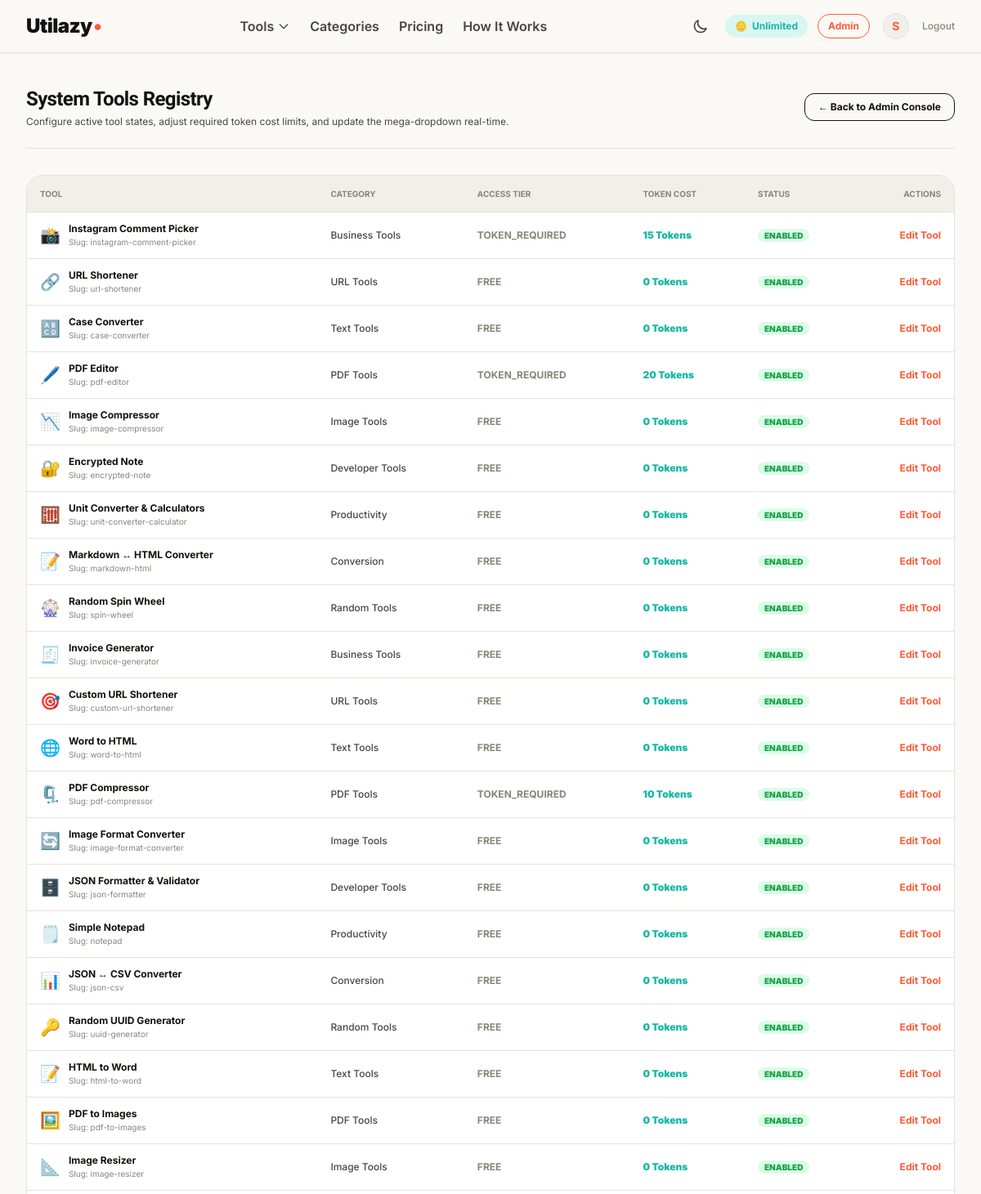
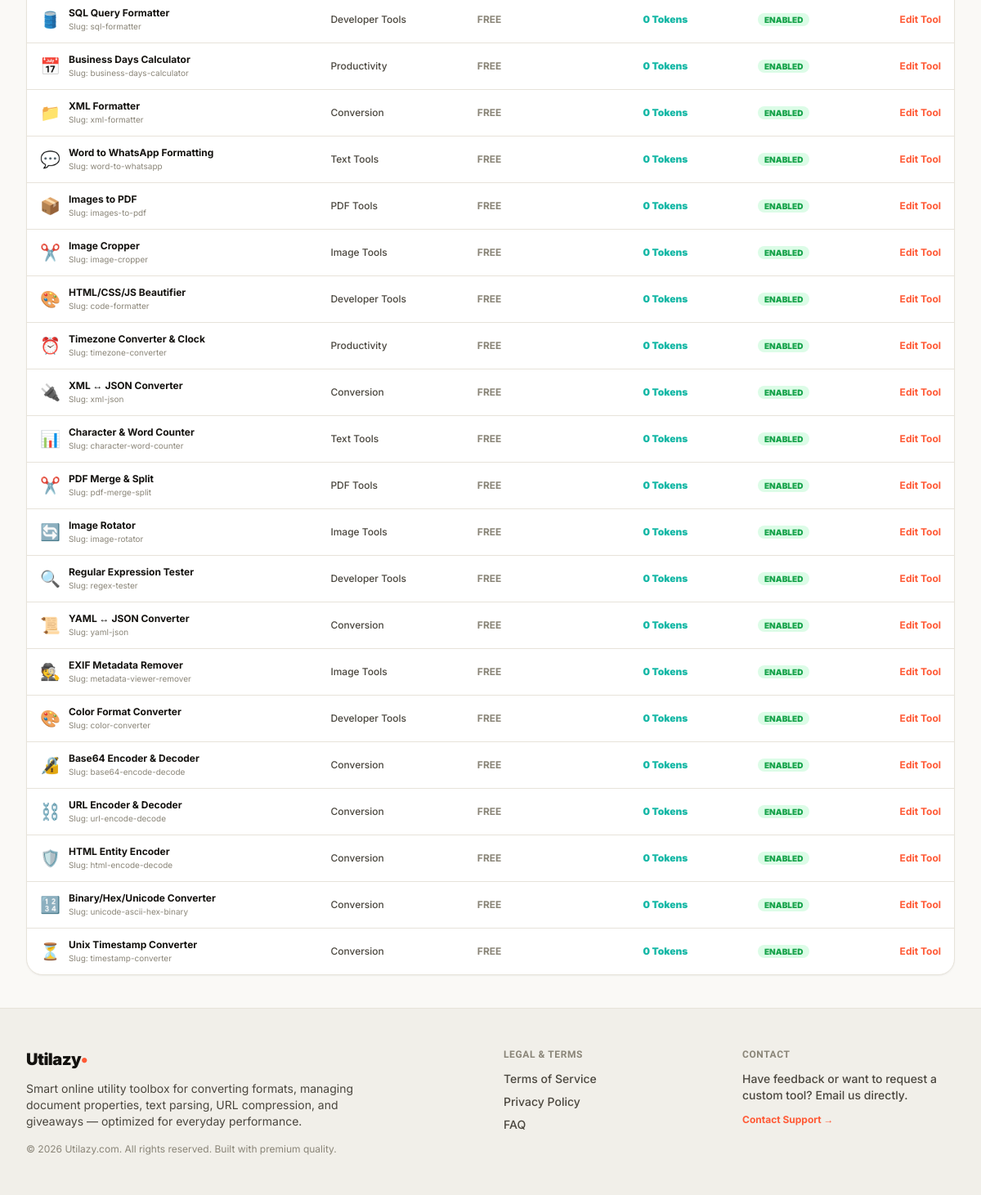
The app's page /admin/tools (signed in) with its own data (2 pictures, top to bottom).
### tables this page shows
CREATE TABLE IF NOT EXISTS `users` (
  `id` INT AUTO_INCREMENT PRIMARY KEY,
  `name` VARCHAR(255) NOT NULL,
  `email` VARCHAR(255) NOT NULL UNIQUE,
  `password_hash` VARCHAR(255) NOT NULL,
  `email_verified_at` TIMESTAMP NULL DEFAULT NULL,
  `google_id` VARCHAR(255) NULL DEFAULT NULL,
  `apple_id` VARCHAR(255) NULL DEFAULT NULL,
  `unlimited_tokens` TINYINT NOT NULL DEFAULT 0,
  `status` VARCHAR(50) NOT NULL DEFAULT 'active',
  `created_at` TIMESTAMP NOT NULL DEFAULT CURRENT_TIMESTAMP,
  `updated_at` TIMESTAMP NOT NULL DEFAULT CURRENT_TIMESTAMP ON UPDATE CURRENT_TIMESTAMP,
  `last_login_at` TIMESTAMP NULL DEFAULT NULL
);

CREATE TABLE IF NOT EXISTS `tools` (
  `id` INT AUTO_INCREMENT PRIMARY KEY,
  `slug` VARCHAR(255) NOT NULL UNIQUE,
  `name` VARCHAR(255) NOT NULL,
  `description` TEXT NOT NULL,
  `category_id` INT NOT NULL,
  `icon` VARCHAR(255) NOT NULL,
  `access_type` VARCHAR(50) NOT NULL DEFAULT 'free',
  `token_cost` INT NOT NULL DEFAULT 0,
  `free_limit` INT NOT NULL DEFAULT 0,
  `enabled` TINYINT NOT NULL DEFAULT 1,
  `featured` TINYINT NOT NULL DEFAULT 0,
  `sort_order` INT NOT NULL DEFAULT 0,
  `created_at` TIMESTAMP NOT NULL DEFAULT CURRENT_TIMESTAMP,
  `updated_at` TIMESTAMP NOT NULL DEFAULT CURRENT_TIMESTAMP ON UPDATE CURRENT_TIMESTAMP,
  FOREIGN KEY (`category_id`) REFERENCES `categories` (`id`) ON DELETE RESTRICT
);

CREATE TABLE IF NOT EXISTS `categories` (
  `id` INT AUTO_INCREMENT PRIMARY KEY,
  `name` VARCHAR(255) NOT NULL,
  `slug` VARCHAR(255) NOT NULL UNIQUE,
  `description` TEXT NULL,
  `icon` VARCHAR(255) NOT NULL,
  `sort_order` INT NOT NULL DEFAULT 0
);

### views/admin/tools.php (the view, shortened to what the rows shown need)
<div class="max-w-7xl mx-auto px-4 sm:px-6 lg:px-8 my-10 space-y-8">
    <div class="flex items-center justify-between border-b border-[var(--color-border)] pb-6">
        <div>
            <h1 class="text-2xl font-black text-[var(--color-ink-900)] tracking-tight">System Tools Registry</h1>
        </div>
    </div>
    <div class="bg-[var(--color-surface)] border border-[var(--color-border)] rounded-[20px] shadow-sm overflow-hidden">
        <div class="overflow-x-auto">
            <table class="w-full text-left border-collapse text-xs">
                <thead>
                    <tr class="border-b border-[var(--color-border)] text-[10px] font-bold uppercase text-[var(--color-ink-400)] bg-[var(--color-surface-alt)]">
                        <th class="py-3.5 px-4">Tool</th>
                        <th class="py-3.5 px-4">Category</th>
                        <th class="py-3.5 px-4">Access Tier</th>
                        <th class="py-3.5 px-4">Token Cost</th>
                        <th class="py-3.5 px-4">Status</th>
                        <th class="py-3.5 px-4 text-right">Actions</th>
                    </tr>
                </thead>
                <tbody class="divide-y divide-[var(--color-border)]">
                    <?php foreach ($tools as $tool): ?>
                        <tr class="hover:bg-[var(--color-surface-alt)] transition-colors">
                            <td class="py-3 px-4">
                                <div class="flex items-center gap-2.5">
                                    <span class="text-xl"><?= $tool['icon'] ?></span>
                                    <div>
                                        <span class="font-bold text-[var(--color-ink-900)] block"><?= htmlspecialchars($tool['name']) ?></span>
                                        <span class="text-[10px] text-[var(--color-ink-400)]">Slug: <?= htmlspecialchars($tool['slug']) ?></span>
                                    </div>
                                </div>
                            </td>
                            <td class="py-3 px-4 text-[var(--color-ink-600)] font-medium"><?= htmlspecialchars($tool['category_name']) ?></td>
                            <td class="py-3 px-4 font-bold uppercase text-[var(--color-ink-400)]"><?= htmlspecialchars($tool['access_type']) ?></td>
                            <td class="py-3 px-4 font-black text-[var(--color-teal-500)]"><?= number_format($tool['token_cost']) ?> Tokens</td>
                            <td class="py-3 px-4">
                                <span class="px-2 py-0.5 rounded-full text-[10px] font-black uppercase <?= $tool['enabled'] ? 'bg-green-100 text-green-600' : 'bg-red-100 text-red-500' ?>">
                                    <?= $tool['enabled'] ? 'Enabled' : 'Disabled' ?>
                                </span>
                            </td>
                            <td class="py-3 px-4 text-right">
                                <button onclick="openToolEditModal(<?= $tool['id'] ?>, '<?= htmlspecialchars($tool['name']) ?>', <?= $tool['token_cost'] ?>, <?= $tool['enabled'] ?>)" class="text-xs font-bold text-[var(--color-ember-500)] hover:underline">Edit Tool</button>
                            </td>
                        </tr>
                    <?php endforeach; ?>
                </tbody>
            </table>
        </div>
    </div>
</div>

### views/layout.php (shortened to what the rows shown need)
<!DOCTYPE html>
<html lang="en" class="h-full">
<head>
    <script src="https://cdn.tailwindcss.com"></script>
</head>
<body class="h-full flex flex-col">
    <header class="sticky top-0 z-50 border-b border-[var(--color-border)] bg-[var(--color-surface)]/95 backdrop-blur shadow-sm">
        <div class="max-w-7xl mx-auto px-4 sm:px-6 lg:px-8">
            <div class="flex items-center justify-between h-16">
                <div class="flex items-center space-x-3">
                    <?php if ($user): ?>
                        <div class="flex items-center gap-3">
                            <a href="/token-history" class="flex items-center gap-1.5 px-3 py-1.5 bg-[var(--color-teal-100)] text-[var(--color-teal-500)] rounded-full font-bold text-xs hover:scale-105 transition-transform" title="Token History">
                                <span>🪙</span>
                                <span>
                                    <?php if ($user['unlimited_tokens'] == 1): ?>
                                        Unlimited
                                    <?php else: ?>
                                        <?= number_format(\App\Services\TokenService::getBalance($user['id'])) ?> Credits
                                    <?php endif; ?>
                                </span>
                            </a>
                            <?php if ($isAdmin): ?>
                                <a href="/admin" class="text-xs font-bold text-[var(--color-ember-500)] border border-[var(--color-ember-500)] px-3 py-1.5 rounded-full hover:bg-[var(--color-ember-100)] transition-colors">Admin</a>
                            <?php endif; ?>
                            <a href="/dashboard" class="flex items-center gap-2 p-1 text-[var(--color-ink-600)] hover:text-[var(--color-ember-500)] transition-colors" title="My Dashboard">
                                <span class="w-8 h-8 rounded-full bg-[var(--color-surface-alt)] border border-[var(--color-border)] flex items-center justify-center font-bold text-sm text-[var(--color-ember-500)]">
                                    <?= strtoupper(substr($user['name'], 0, 1)) ?>
                                </span>
                            </a>
                            <a href="/logout" class="text-xs font-medium text-[var(--color-ink-400)] hover:text-[var(--color-danger-500)] transition-colors">Logout</a>
                        </div>
                    <?php endif; ?>
                </div>
            </div>
        </div>
    </header>
    <main class="flex-grow">
        <?= $content ?>
    </main>
</body>
</html>

### records on screen
users: name "S"
tools: icon "📸", name "Instagram Comment Picker", slug "instagram-comment-picker", category.name "Business Tools", access_type "TOKEN_REQUIRED", token_cost "15", enabled "ENABLED"
tools: icon "🔗", name "URL Shortener", slug "url-shortener", category.name "URL Tools", access_type "FREE", token_cost "0", enabled "ENABLED"
tools: icon "🔠", name "Case Converter", slug "case-converter", category.name "Text Tools", access_type "FREE", token_cost "0", enabled "ENABLED"
tools: icon "🖊️", name "PDF Editor", slug "pdf-editor", category.name "PDF Tools", access_type "TOKEN_REQUIRED", token_cost "20", enabled "ENABLED"
tools: icon "📉", name "Image Compressor", slug "image-compressor", category.name "Image Tools", access_type "FREE", token_cost "0", enabled "ENABLED"
tools: icon "🔐", name "Encrypted Note", slug "encrypted-note", category.name "Developer Tools", access_type "FREE", token_cost "0", enabled "ENABLED"
tools: icon "🧮", name "Unit Converter & Calculators", slug "unit-converter-calculator", category.name "Productivity", access_type "FREE", token_cost "0", enabled "ENABLED"
tools: icon "📝", name "Markdown ↔ HTML Converter", slug "markdown-html", category.name "Conversion", access_type "FREE", token_cost "0", enabled "ENABLED"
tools: icon "🎡", name "Random Spin Wheel", slug "spin-wheel", category.name "Random Tools", access_type "FREE", token_cost "0", enabled "ENABLED"
tools: icon "🧾", name "Invoice Generator", slug "invoice-generator", category.name "Business Tools", access_type "FREE", token_cost "0", enabled "ENABLED"
tools: icon "🎯", name "Custom URL Shortener", slug "custom-url-shortener", category.name "URL Tools", access_type "FREE", token_cost "0", enabled "ENABLED"
tools: icon "🌐", name "Word to HTML", slug "word-to-html", category.name "Text Tools", access_type "FREE", token_cost "0", enabled "ENABLED"
tools: icon "🗜️", name "PDF Compressor", slug "pdf-compressor", category.name "PDF Tools", access_type "TOKEN_REQUIRED", token_cost "10", enabled "ENABLED"
tools: icon "🔄", name "Image Format Converter", slug "image-format-converter", category.name "Image Tools", access_type "FREE", token_cost "0", enabled "ENABLED"
tools: icon "🗄️", name "JSON Formatter & Validator", slug "json-formatter", category.name "Developer Tools", access_type "FREE", token_cost "0", enabled "ENABLED"
tools: icon "🗒️", name "Simple Notepad", slug "notepad", category.name "Productivity", access_type "FREE", token_cost "0", enabled "ENABLED"
tools: icon "📊", name "JSON ↔ CSV Converter", slug "json-csv", category.name "Conversion", access_type "FREE", token_cost "0", enabled "ENABLED"
tools: icon "🔑", name "Random UUID Generator", slug "uuid-generator", category.name "Random Tools", access_type "FREE", token_cost "0", enabled "ENABLED"
tools: icon "📝", name "HTML to Word", slug "html-to-word", category.name "Text Tools", access_type "FREE", token_cost "0", enabled "ENABLED"
tools: icon "🖼️", name "PDF to Images", slug "pdf-to-images", category.name "PDF Tools", access_type "FREE", token_cost "0", enabled "ENABLED"
tools: icon "📐", name "Image Resizer", slug "image-resizer", category.name "Image Tools", access_type "FREE", token_cost "0", enabled "ENABLED"
tools: icon "🛢️", name "SQL Query Formatter", slug "sql-formatter", category.name "Developer Tools", access_type "FREE", token_cost "0", enabled "ENABLED"
tools: icon "📅", name "Business Days Calculator", slug "business-days-calculator", category.name "Productivity", access_type "FREE", token_cost "0", enabled "ENABLED"
tools: icon "📁", name "XML Formatter", slug "xml-formatter", category.name "Conversion", access_type "FREE", token_cost "0", enabled "ENABLED"
tools: icon "💬", name "Word to WhatsApp Formatting", slug "word-to-whatsapp", category.name "Text Tools", access_type "FREE", token_cost "0", enabled "ENABLED"
tools: icon "📦", name "Images to PDF", slug "images-to-pdf", category.name "PDF Tools", access_type "FREE", token_cost "0", enabled "ENABLED"
tools: icon "✂️", name "Image Cropper", slug "image-cropper", category.name "Image Tools", access_type "FREE", token_cost "0", enabled "ENABLED"
tools: icon "🎨", name "HTML/CSS/JS Beautifier", slug "code-formatter", category.name "Developer Tools", access_type "FREE", token_cost "0", enabled "ENABLED"
tools: icon "⏰", name "Timezone Converter & Clock", slug "timezone-converter", category.name "Productivity", access_type "FREE", token_cost "0", enabled "ENABLED"
tools: icon "🔌", name "XML ↔ JSON Converter", slug "xml-json", category.name "Conversion", access_type "FREE", token_cost "0", enabled "ENABLED"
tools: icon "📊", name "Character & Word Counter", slug "character-word-counter", category.name "Text Tools", access_type "FREE", token_cost "0", enabled "ENABLED"
tools: icon "✂️", name "PDF Merge & Split", slug "pdf-merge-split", category.name "PDF Tools", access_type "FREE", token_cost "0", enabled "ENABLED"
tools: icon "🔄", name "Image Rotator", slug "image-rotator", category.name "Image Tools", access_type "FREE", token_cost "0", enabled "ENABLED"
tools: icon "🔍", name "Regular Expression Tester", slug "regex-tester", category.name "Developer Tools", access_type "FREE", token_cost "0", enabled "ENABLED"
tools: icon "📜", name "YAML ↔ JSON Converter", slug "yaml-json", category.name "Conversion", access_type "FREE", token_cost "0", enabled "ENABLED"
tools: icon "🕵️", name "EXIF Metadata Remover", slug "metadata-viewer-remover", category.name "Image Tools", access_type "FREE", token_cost "0", enabled "ENABLED"
tools: icon "🎨", name "Color Format Converter", slug "color-converter", category.name "Developer Tools", access_type "FREE", token_cost "0", enabled "ENABLED"
tools: icon "🔏", name "Base64 Encoder & Decoder", slug "base64-encode-decode", category.name "Conversion", access_type "FREE", token_cost "0", enabled "ENABLED"
tools: icon "⛓️", name "URL Encoder & Decoder", slug "url-encode-decode", category.name "Conversion", access_type "FREE", token_cost "0", enabled "ENABLED"
tools: icon "🛡️", name "HTML Entity Encoder", slug "html-encode-decode", category.name "Conversion", access_type "FREE", token_cost "0", enabled "ENABLED"
tools: icon "🔢", name "Binary/Hex/Unicode Converter", slug "unicode-ascii-hex-binary", category.name "Conversion", access_type "FREE", token_cost "0", enabled "ENABLED"
tools: icon "⏳", name "Unix Timestamp Converter", slug "timestamp-converter", category.name "Conversion", access_type "FREE", token_cost "0", enabled "ENABLED"
